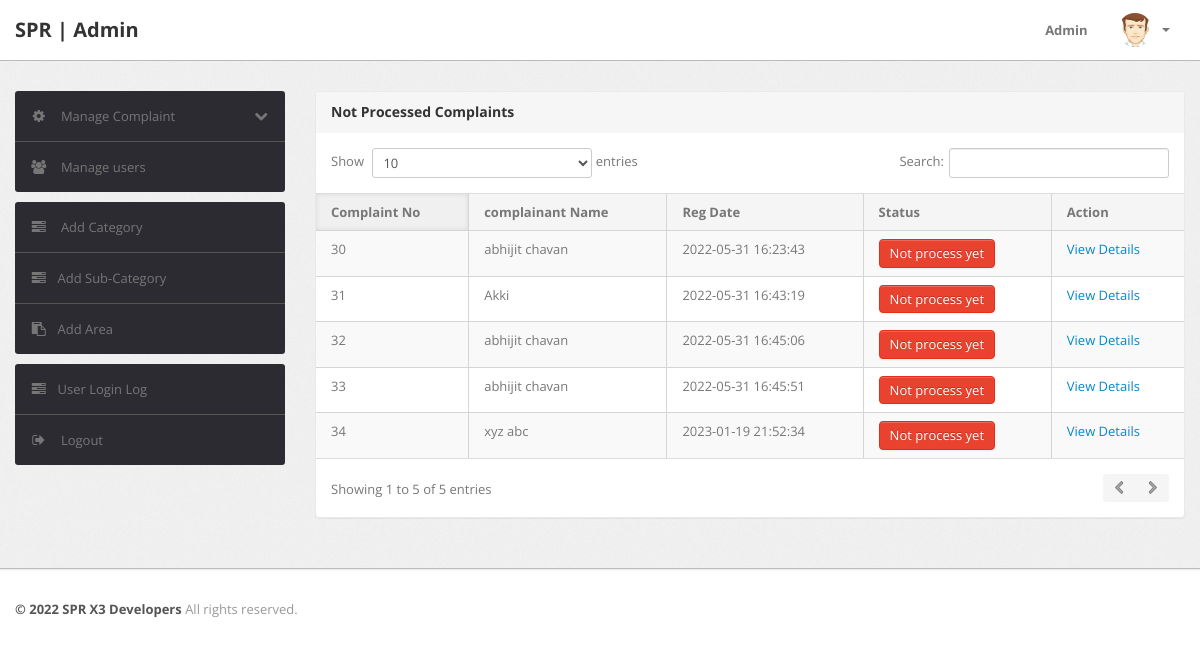
The page /admin/notprocess-complaint.php (signed in) on the database its author committed.
### tables this page shows
CREATE TABLE `tblcomplaints` (
  `complaintNumber` int(11) NOT NULL,
  `userId` int(11) NOT NULL,
  `category` int(11) NOT NULL,
  `subcategory` varchar(255) NOT NULL,
  `complaintType` varchar(255) NOT NULL,
  `state` varchar(255) NOT NULL,
  `noc` varchar(255) NOT NULL,
  `complaintDetails` mediumtext NOT NULL,
  `complaintFile` varchar(255) DEFAULT NULL,
  `regDate` timestamp NOT NULL DEFAULT current_timestamp(),
  `status` varchar(50) DEFAULT NULL,
  `lastUpdationDate` timestamp NULL DEFAULT '0000-00-00 00:00:00' ON UPDATE current_timestamp()
);

CREATE TABLE `users` (
  `id` int(11) NOT NULL,
  `fullName` varchar(255) DEFAULT NULL,
  `userEmail` varchar(255) DEFAULT NULL,
  `password` varchar(255) DEFAULT NULL,
  `contactNo` bigint(11) DEFAULT NULL,
  `address` tinytext DEFAULT NULL,
  `State` varchar(255) DEFAULT NULL,
  `country` varchar(255) DEFAULT NULL,
  `pincode` int(6) DEFAULT NULL,
  `userImage` varchar(255) DEFAULT NULL,
  `regDate` timestamp NOT NULL DEFAULT current_timestamp(),
  `updationDate` timestamp NULL DEFAULT '0000-00-00 00:00:00' ON UPDATE current_timestamp(),
  `status` int(1) DEFAULT NULL
);

### admin/notprocess-complaint.php (the view, shortened to what this page needs)
<?php
include('include/config.php');
if(strlen($_SESSION['alogin'])==0)
	{
header('location:index.php');
}
else{
?>
<!DOCTYPE html>
<html lang="en">
<head>
	<link type="text/css" href="bootstrap/css/bootstrap.min.css" rel="stylesheet">
	<link type="text/css" href="bootstrap/css/bootstrap-responsive.min.css" rel="stylesheet">
	<link type="text/css" href="css/theme.css" rel="stylesheet">
	<link type="text/css" href="images/icons/css/font-awesome.css" rel="stylesheet">
</head>
<body>
<?php include('include/header.php');?>
	<div class="wrapper">
		<div class="container">
			<div class="row">
<?php include('include/sidebar.php');?>
			<div class="span9">
					<div class="content">
	<div class="module">
							<div class="module-head">
								<h3>Not Processed Complaints</h3>
							</div>
							<div class="module-body table">
								<table cellpadding="0" cellspacing="0" border="0" class="datatable-1 table table-bordered table-striped	 display" >
									<thead>
										<tr>
											<th>Complaint No</th>
											<th> complainant Name</th>
											<th>Reg Date</th>
											<th>Status</th>
											<th>Action</th>
										</tr>
									</thead>
<tbody>
<?php
$query=mysqli_query($con,"select tblcomplaints.*,users.fullName as name from tblcomplaints join users on users.id=tblcomplaints.userId where tblcomplaints.status is null ");
while($row=mysqli_fetch_array($query))
{
?>
										<tr>
											<td><?php echo htmlentities($row['complaintNumber']);?></td>
											<td><?php echo htmlentities($row['name']);?></td>
											<td><?php echo htmlentities($row['regDate']);?></td>
											<td><button type="button" class="btn btn-danger">Not process yet</button></td>
											<td>   <a href="complaint-details.php?cid=<?php echo htmlentities($row['complaintNumber']);?>"> View Details</a>
											</td>
											</tr>
										<?php  } ?>
										</tbody>
								</table>
							</div>
						</div>
					</div>
				</div>
			</div>
		</div>
	</div>
<?php include('include/footer.php');?>
</body>
<?php } ?>

### rows shown on the page
tblcomplaints: complaintNumber "30", userId.fullName "abhijit chavan", regDate "2022-05-31 16:23:43"
tblcomplaints: complaintNumber "31", userId.fullName "Akki", regDate "2022-05-31 16:43:19"
tblcomplaints: complaintNumber "32", userId.fullName "abhijit chavan", regDate "2022-05-31 16:45:06"
tblcomplaints: complaintNumber "33", userId.fullName "abhijit chavan", regDate "2022-05-31 16:45:51"
tblcomplaints: complaintNumber "34", userId.fullName "xyz abc", regDate "2023-01-19 21:52:34"
